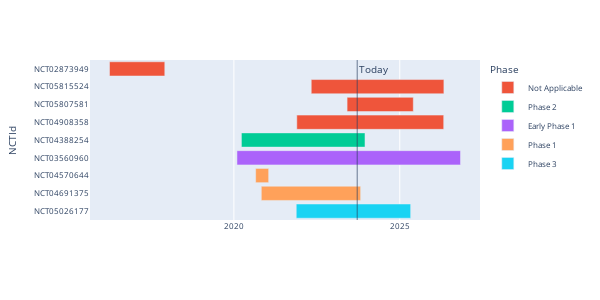

Notebook code for this chart:
### Code cell
now = dt.datetime.now()
today = now.strftime("%Y-%m-%d")
data = df2

fig = px.timeline(
    data,
    x_start="StartDate",
    x_end="CompletionDate",
    # pattern_shape="LeadSponsorName",
    hover_name="LeadSponsorName",
    y="NCTId",
    color="Phase",
    width=600,
    height=300,
)
fig.update_yaxes(autorange="reversed")

# 수직 영역 표시
fig.add_vrect(
    x0=today,
    x1=today,
    annotation_text="Today",
    annotation_position="top left",
    annotation=dict(font_size=10),
    fillcolor="green",
    opacity=0.5,
    line_width=1,
)

fig.update_layout(
    font=dict(
        # family="Courier New, monospace",
        size=8,  # Set the font size here
        # color="RebeccaPurple"
    )
)

fig.show()

### Figure 1 — Plotly figure (JSON) as saved in the notebook; plotly's stock layout.template omitted (floating-point values rounded to 4 significant figures)
{"data": [{"alignmentgroup": "True", "base": ["2016-04-01T00:00:00", "2022-05-02T00:00:00", "2023-06-01T00:00:00", "2021-11-24T00:00:00"], "hovertemplate": "<b>%{hovertext}</b><br><br>Phase=Not Applicable<br>StartDate=%{base}<br>CompletionDate=%{x}<br>NCTId=%{y}<extra></extra>", "hovertext": ["Central Hospital, Nancy, France", "Fondazione Policlinico Universitario Agostino Gemelli IRCCS", "Fondazione Policlinico Universitario Agostino Gemelli IRCCS", "Massachusetts General Hospital"], "legendgroup": "Not Applicable", "marker": {"color": "#EF553B", "pattern": {"shape": ""}}, "name": "Not Applicable", "offsetgroup": "Not Applicable", "orientation": "h", "showlegend": true, "textposition": "auto", "type": "bar", "x": [52617600000, 126230400000, 62985600000, 139795200000], "xaxis": "x", "y": ["NCT02873949", "NCT05815524", "NCT05807581", "NCT04908358"], "yaxis": "y"}, {"alignmentgroup": "True", "base": ["2020-03-24T00:00:00"], "hovertemplate": "<b>%{hovertext}</b><br><br>Phase=Phase 2<br>StartDate=%{base}<br>CompletionDate=%{x}<br>NCTId=%{y}<extra></extra>", "hovertext": ["Cassava Sciences, Inc."], "legendgroup": "Phase 2", "marker": {"color": "#00cc96", "pattern": {"shape": ""}}, "name": "Phase 2", "offsetgroup": "Phase 2", "orientation": "h", "showlegend": true, "textposition": "auto", "type": "bar", "x": [117590400000], "xaxis": "x", "y": ["NCT04388254"], "yaxis": "y"}, {"alignmentgroup": "True", "base": ["2020-02-04T00:00:00"], "hovertemplate": "<b>%{hovertext}</b><br><br>Phase=Early Phase 1<br>StartDate=%{base}<br>CompletionDate=%{x}<br>NCTId=%{y}<extra></extra>", "hovertext": ["Boston University"], "legendgroup": "Early Phase 1", "marker": {"color": "#ab63fa", "pattern": {"shape": ""}}, "name": "Early Phase 1", "offsetgroup": "Early Phase 1", "orientation": "h", "showlegend": true, "textposition": "auto", "type": "bar", "x": [212716800000], "xaxis": "x", "y": ["NCT03560960"], "yaxis": "y"}, {"alignmentgroup": "True", "base": ["2020-08-28T00:00:00", "2020-10-29T00:00:00"], "hovertemplate": "<b>%{hovertext}</b><br><br>Phase=Phase 1<br>StartDate=%{base}<br>CompletionDate=%{x}<br>NCTId=%{y}<extra></extra>", "hovertext": ["AZTherapies, Inc.", "Pionyr Immunotherapeutics Inc."], "legendgroup": "Phase 1", "marker": {"color": "#FFA15A", "pattern": {"shape": ""}}, "name": "Phase 1", "offsetgroup": "Phase 1", "orientation": "h", "showlegend": true, "textposition": "auto", "type": "bar", "x": [12355200000, 94521600000], "xaxis": "x", "y": ["NCT04570644", "NCT04691375"], "yaxis": "y"}, {"alignmentgroup": "True", "base": ["2021-11-18T00:00:00"], "hovertemplate": "<b>%{hovertext}</b><br><br>Phase=Phase 3<br>StartDate=%{base}<br>CompletionDate=%{x}<br>NCTId=%{y}<extra></extra>", "hovertext": ["Cassava Sciences, Inc."], "legendgroup": "Phase 3", "marker": {"color": "#19d3f3", "pattern": {"shape": ""}}, "name": "Phase 3", "offsetgroup": "Phase 3", "orientation": "h", "showlegend": true, "textposition": "auto", "type": "bar", "x": [108864000000], "xaxis": "x", "y": ["NCT05026177"], "yaxis": "y"}], "layout": {"annotations": [{"font": {"size": 10}, "showarrow": false, "text": "Today", "x": "2023-09-21", "xanchor": "left", "xref": "x", "y": 1, "yanchor": "top", "yref": "y domain"}], "barmode": "overlay", "font": {"size": 8}, "height": 300, "legend": {"title": {"text": "Phase"}, "tracegroupgap": 0}, "margin": {"t": 60}, "shapes": [{"fillcolor": "green", "line": {"width": 1}, "opacity": 0.5, "type": "rect", "x0": "2023-09-21", "x1": "2023-09-21", "xref": "x", "y0": 0, "y1": 1, "yref": "y domain"}], "width": 600, "xaxis": {"anchor": "y", "autorange": true, "domain": [0, 1], "range": ["2015-08-30 05:20", "2027-06-03 18:40"], "type": "date"}, "yaxis": {"anchor": "x", "autorange": true, "domain": [0, 1], "range": [8.5, -0.5], "title": {"text": "NCTId"}, "type": "category"}}}
